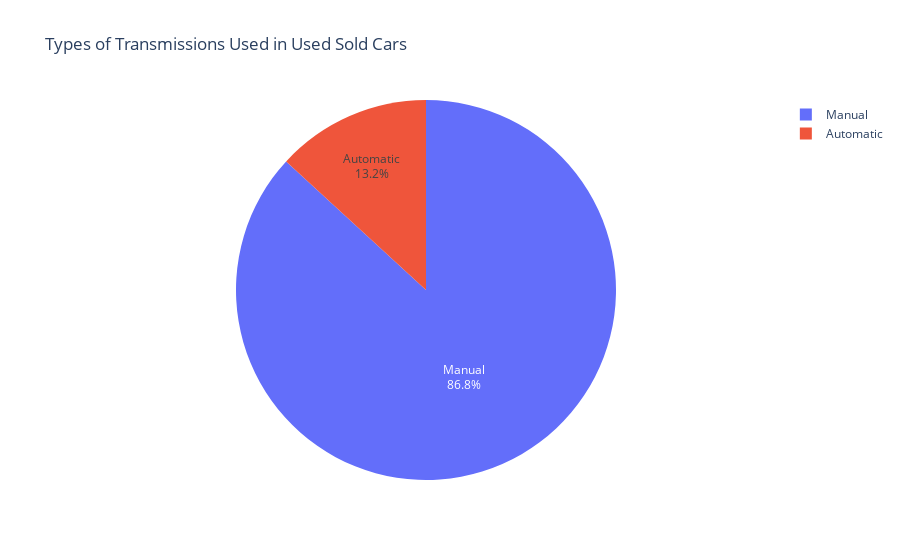

Source (notebook cell):
### Markdown cell above
<div style="color:white;
            display:fill;
            border-radius:15px;
            background-color:black;
            font-size:100%;
            font-family:Verdana;
            letter-spacing:1px">
    <h1 style='padding: 20px;
              color:white;
              text-align:center;'>
        Transmission
    </h1>
    </div>

### Code cell
iplot(px.pie(values=df['transmission'].value_counts(),
             names=['Manual','Automatic'],
             title='Types of Transmissions Used in Used Sold Cars'
).update_traces(textinfo='label+percent'))

### Figure 1 — Plotly figure (JSON) as saved in the notebook; plotly's stock layout.template omitted (floating-point values rounded to 4 significant figures)
{"data": [{"domain": {"x": [0, 1], "y": [0, 1]}, "hovertemplate": "label=%{label}<br>value=%{value}<extra></extra>", "labels": ["Manual", "Automatic"], "legendgroup": "", "name": "", "showlegend": true, "textinfo": "label+percent", "type": "pie", "values": [6865, 1041]}], "layout": {"legend": {"tracegroupgap": 0}, "title": {"text": "Types of Transmissions Used in Used Sold Cars"}}}
